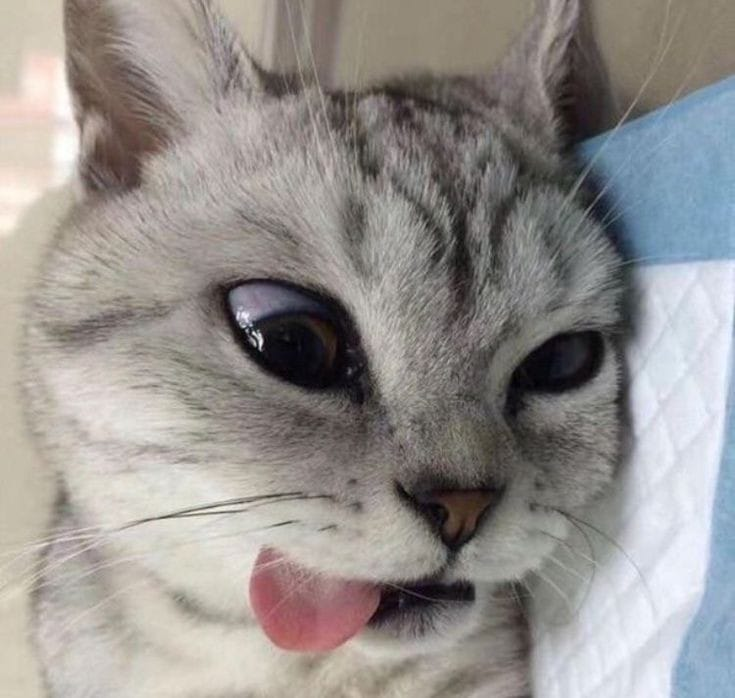
#> input picture kucing.jpeg, 735 x 698 px
$ python 'Latihan 5.py'
#> lines starting #> are read from the running program, lines starting #| are printed output that depends on the picture
import cv2 as cv
import numpy as np
import matplotlib.pyplot as plt

# Memuat gambar
image = cv.imread("kucing.jpeg")
#> image is the input picture: shape (698, 735, 3); mean B, G, R 142.7, 145.5, 149.5

# Memeriksa apakah gambar berhasil dimuat
if image is None:
    print("Gambar tidak ditemukan.")
else:
    # Membuat subplot
    fig, ax = plt.subplots(1, 3, figsize=(16, 8))

    # Skala gambar menjadi 0.15 kali dari ukuran aslinya
    image_scaled = cv.resize(image, None, fx=0.15, fy=0.15, interpolation=cv.INTER_LINEAR)
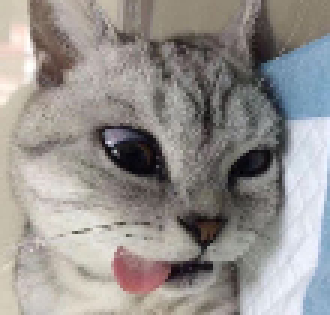
#> image_scaled: shape (105, 110, 3) (shown 3 times larger); mean B, G, R 142.6, 145.5, 149.5
    ax[0].imshow(cv.cvtColor(image_scaled, cv.COLOR_BGR2RGB))
    ax[0].set_title("Linear Interpolation Scale")

    # Skala gambar menjadi 2 kali dari ukuran aslinya
    image_scaled_2 = cv.resize(image, None, fx=2, fy=2, interpolation=cv.INTER_CUBIC)
    ax[1].imshow(cv.cvtColor(image_scaled_2, cv.COLOR_BGR2RGB))
    ax[1].set_title("Cubic Interpolation Scale")

    # Skewed scale: merubah ukuran gambar ke 200x400
    image_scaled_3 = cv.resize(image, (200, 400), interpolation=cv.INTER_AREA)
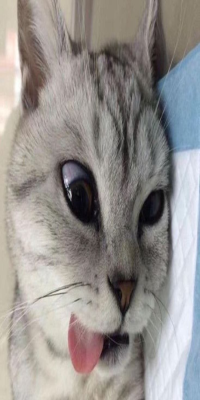
#> image_scaled_3: shape (400, 200, 3); mean B, G, R 142.7, 145.5, 149.5
    ax[2].imshow(cv.cvtColor(image_scaled_3, cv.COLOR_BGR2RGB))
    ax[2].set_title("Skewed Interpolation Scale")

    # Menampilkan plot
    plt.show()
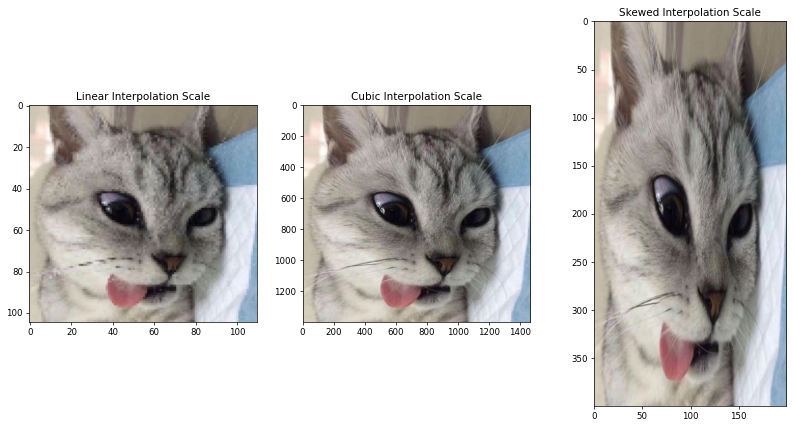
#> figure drawn by matplotlib, 3 panels
